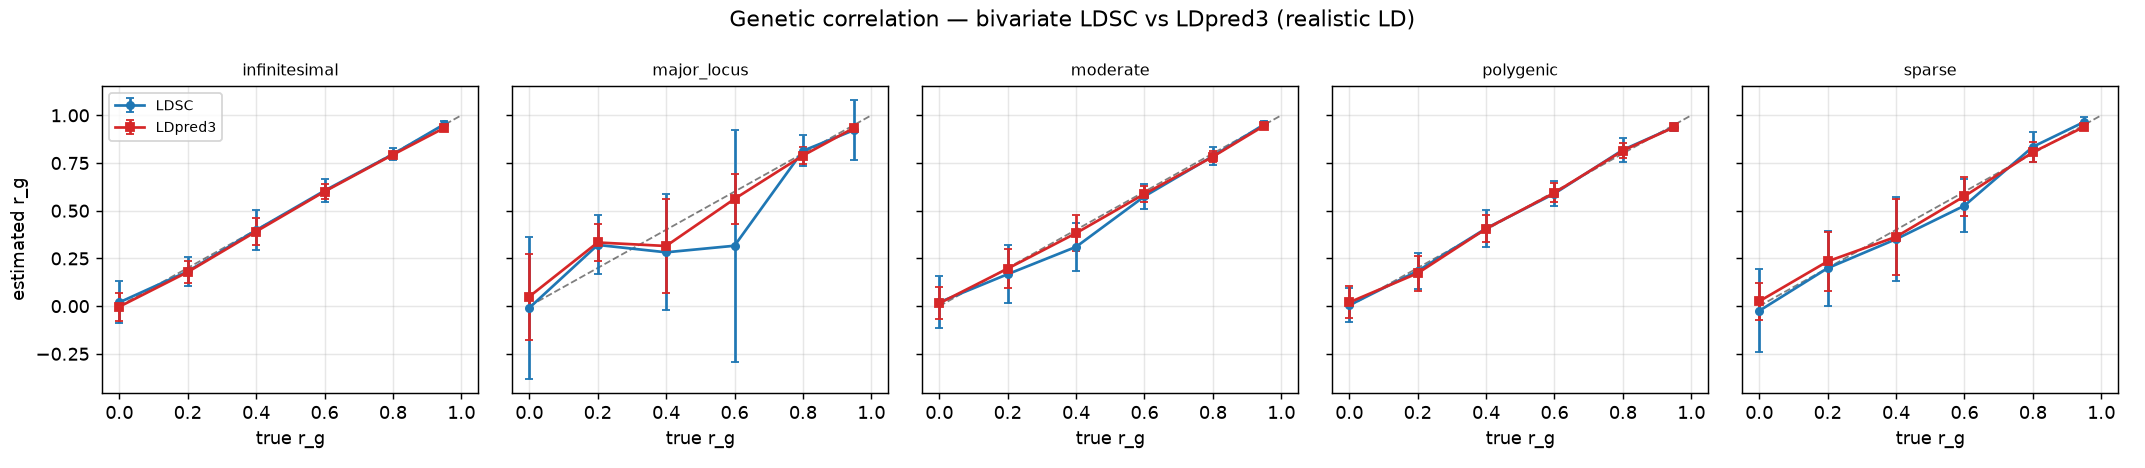

The Python source for this figure:
"""Genetic-correlation (rg) estimation across architectures — realistic LD.

For a sweep of true genetic correlations across several architectures, two
correlated traits are simulated (shared causal variants with bivariate-normal
effects of correlation rg), a GWAS is produced from the population LD, and rg is
estimated by **bivariate LDSC** (`ldsc_rg`) and **bivariate LDpred3**
(`ldpred3_auto_bivariate_blocks`) against the truth. Both fit an LD estimated from
a finite **reference panel** (the dominant real-world error).

The LD is **realistic and non-repeating**: each of the ``NB`` blocks is its own
coalescent-with-recombination segment (`simulate_genotypes_by_mutation_rate`), so
no block is a copy of another — unlike a small tiled LD library. The population
block correlations are built once and cached on disk; the reference panel is a
fresh finite resample each replicate.

Extensive by default: five architectures × six rg × ten reps. Parallelise by
passing a comma-separated ``ARCH`` subset and an ``OUT`` basename to separate
workers. Needs ``msprime``.

    OPENBLAS_NUM_THREADS=1 OMP_NUM_THREADS=1 python benchmarks/rg_architectures.py
"""
import os
import sys
import csv
import time
import resource

import numpy as np

sys.path.insert(0, os.path.dirname(os.path.dirname(os.path.abspath(__file__))))
from ldpred3 import ld_scores                                            # noqa: E402
from bipred import ldsc_rg, ldpred3_auto_bivariate_blocks                # noqa: E402
from ldpred3.simulate import simulate_genotypes_by_mutation_rate          # noqa: E402

HERE = os.path.dirname(os.path.abspath(__file__))
CACHE = os.path.join(HERE, ".rg_cache")
NB = int(os.environ.get("NB", "25"))  # unique coalescent blocks (env-configurable)
K = int(os.environ.get("K", "200"))   # SNPs per block; m = NB * K
M = NB * K
N_POP = 10000                         # sample for the "population" block LD
NREF = 4000                           # reference-panel size (finite, noisy)
N1, N2 = 50000, 20000                 # per-trait GWAS sizes
H2 = 0.5
SEG_LEN = float(os.environ.get("SEG_LEN", "0.6e6"))    # per-segment length
MUT_RATE = float(os.environ.get("MUT_RATE", "4e-8"))   # SNP density (raise for
#                                                        larger K per block -> larger m)
SHRINK = 0.05                         # ref-LD shrinkage toward I (sampler stability)
REPS = int(os.environ.get("REPS", "10"))
RGS = [0.0, 0.2, 0.4, 0.6, 0.8, 0.95]
ARCHS = {                             # name -> causal fraction (major_locus special)
    "infinitesimal": 1.0,
    "sparse":        0.01,
    "moderate":      0.05,
    "polygenic":     0.2,
    "major_locus":   0.02,
}
IDX = [np.arange(b * K, (b + 1) * K) for b in range(NB)]


def _build_segment(b):
    """One coalescent block's population correlation ``R`` + Cholesky ``C``.

    Cached on disk **per segment** (keyed by its seed, ``K``, ``N_POP``, segment
    length and mutation rate), so the expensive msprime simulation runs once per
    segment ever: a smaller ``NB`` just uses the first few cached segments and a
    larger ``NB`` reuses those and simulates only the new ones. Raise ``MUT_RATE``
    (denser segments) to afford a larger ``K`` per block -> larger ``m``.
    """
    path = os.path.join(CACHE, f"seg{b + 1}_k{K}_npop{N_POP}_seg{int(SEG_LEN)}"
                               f"_mu{MUT_RATE:g}.npz")
    if os.path.exists(path):
        d = np.load(path)
        return d["R"], d["C"]
    mut = MUT_RATE
    for _ in range(4):
        G = simulate_genotypes_by_mutation_rate(N_POP, SEG_LEN, mut_rate=mut,
                                                min_maf=0.02, seed=b + 1)
        if G.shape[1] >= K:
            break
        mut *= 1.6
    if G.shape[1] < K:
        raise ValueError(f"segment {b} has only {G.shape[1]} SNPs (< K={K}); "
                         "raise MUT_RATE or SEG_LEN")
    G = G[:, :K].astype(np.float64)
    Z = (G - G.mean(0)) / G.std(0)
    R = ((Z.T @ Z) / N_POP).astype(np.float64)
    C = np.linalg.cholesky(R + 1e-4 * np.eye(K))
    tmp = path.replace(".npz", f".tmp{os.getpid()}.npz")   # savez keeps a .npz name
    np.savez(tmp, R=R, C=C)
    os.replace(tmp, path)
    return R, C


def _build_pop():
    """``NB`` unique coalescent block correlations + their Cholesky factors.

    Each block is an independent msprime segment trimmed to ``K`` SNPs, so the
    genome is realistic LD with no repeated blocks. Segments are cached
    individually (see :func:`_build_segment`), so varying ``NB`` reuses them.
    """
    os.makedirs(CACHE, exist_ok=True)
    Rs, Cs = [], []
    for b in range(NB):
        R, C = _build_segment(b)
        Rs.append(R)
        Cs.append(C)
    return Rs, Cs


POP_R, POP_C = _build_pop()


_REF_CACHE = {}


def ref_panel(rep):
    """A finite reference panel for one replicate: per-block noisy LD + LD scores
    (latent-Gaussian resample of the population LD, shrunk toward I).

    Memoised by ``rep``: the panel depends only on the replicate (seed
    ``90000 + rep``), not on the architecture or rg, so the same panels are reused
    across every cell of the sweep instead of being rebuilt once per cell — 10
    builds for the default 5×6×10 grid rather than 300. Consumers treat the LD as
    read-only, so sharing one copy is safe."""
    cached = _REF_CACHE.get(rep)
    if cached is not None:
        return cached
    rng = np.random.default_rng(90000 + rep)
    ref = []
    for b in range(NB):
        Z = rng.standard_normal((NREF, K)) @ POP_C[b].T
        Z = (Z - Z.mean(0)) / Z.std(0)
        Rr = (1 - SHRINK) * ((Z.T @ Z) / NREF) + SHRINK * np.eye(K)
        ref.append((Rr.astype(np.float32), IDX[b]))
    _REF_CACHE[rep] = (ref, ld_scores(ref, n_ref=NREF))
    return _REF_CACHE[rep]


def gv(a, b):
    return sum(a[ix] @ (POP_R[i] @ b[ix]) for i, ix in enumerate(IDX))


def sim_effects(arch, rg, rng, p=None):
    """Two traits: shared causal set, bivariate-normal effects of correlation rg,
    each scaled to h²=``H2`` under the population LD.

    ``p`` overrides the architecture's causal fraction (for a polygenicity sweep);
    ``None`` uses ``ARCHS[arch]``."""
    L = np.linalg.cholesky([[1.0, rg], [rg, 1.0]])
    b1 = np.zeros(M)
    b2 = np.zeros(M)
    if p is None:
        p = ARCHS[arch]
    if arch == "infinitesimal":
        c = np.ones(M, bool)
    else:
        c = rng.random(M) < p
    if not c.any():
        c[rng.integers(M)] = True
    raw = L @ rng.standard_normal((2, int(c.sum())))
    b1[c] = raw[0]
    b2[c] = raw[1]
    if arch == "major_locus":                     # a few large shared effects
        maj = rng.choice(M, 3, replace=False)
        rawm = (L @ rng.standard_normal((2, 3))) * 4.0
        b1[maj] = rawm[0]
        b2[maj] = rawm[1]
    b1 *= np.sqrt(H2 / gv(b1, b1))
    b2 *= np.sqrt(H2 / gv(b2, b2))
    return b1, b2


def sumstats_pair(b1, b2, n1, n2, rng, rho_e=0.0):
    """Both traits' marginal GWAS from the population LD. ``rho_e`` correlates the
    two traits' sampling noise (the effect of overlapping GWAS samples); the main
    sweep here uses ``rho_e=0`` (disjoint samples), while ``sample_overlap.py`` /
    ``overlap_estimation.py`` reuse this helper with ``rho_e>0``."""
    bh1 = np.empty(M)
    bh2 = np.empty(M)
    for i, ix in enumerate(IDX):
        u1 = rng.standard_normal(K)
        u2 = (rho_e * u1 + np.sqrt(1 - rho_e ** 2) * rng.standard_normal(K)
              if rho_e else rng.standard_normal(K))
        bh1[ix] = POP_R[i] @ b1[ix] + (POP_C[i] @ u1) / np.sqrt(n1)
        bh2[ix] = POP_R[i] @ b2[ix] + (POP_C[i] @ u2) / np.sqrt(n2)
    return bh1, bh2


def run_cell(arch, rg, base_seed):
    ld, bp, t_ld, t_bp = [], [], [], []
    for rep in range(REPS):
        ref, ell = ref_panel(rep)
        rng = np.random.default_rng(base_seed + rep)
        b1, b2 = sim_effects(arch, rg, rng)
        bh1, bh2 = sumstats_pair(b1, b2, N1, N2, rng)
        t0 = time.perf_counter()
        ld.append(ldsc_rg(bh1, bh2, ell, N1, N2, n_blocks=NB).rg)
        t_ld.append(time.perf_counter() - t0)
        t0 = time.perf_counter()
        bp.append(ldpred3_auto_bivariate_blocks(ref, bh1, bh2, N1, N2, burn_in=150,
                                                num_iter=180, seed=rep).rg)
        t_bp.append(time.perf_counter() - t0)
    return (np.array(ld, float), np.array(bp, float),
            float(np.mean(t_ld)), float(np.mean(t_bp)))


def _warmup():
    """Trigger the bivariate sampler's Numba compilation once so the reported
    per-fit times are steady-state, not first-call JIT overhead."""
    rng = np.random.default_rng(0)
    ref, _ = ref_panel(0)
    b1, b2 = sim_effects("polygenic", 0.5, rng)
    bh1, bh2 = sumstats_pair(b1, b2, N1, N2, rng)
    ldpred3_auto_bivariate_blocks(ref, bh1, bh2, N1, N2, burn_in=5, num_iter=5)


def _write_csv(csv_path, rows):
    with open(csv_path, "w", newline="") as fh:
        w = csv.DictWriter(fh, fieldnames=list(rows[0].keys()))
        w.writeheader()
        w.writerows(rows)


def _summarise_cell(arch, rg, ld, bp, t_ld, t_bp):
    """One CSV row for a cell. LDSC's rg = rho_g / sqrt(h2_1 h2_2) diverges when a
    marginal h2 estimate is ~0 (its documented failure mode); those reps are
    counted as failures and only the in-range ones are summarised."""
    ok = np.isfinite(ld) & (np.abs(ld) <= 1.5)
    ldv = ld[ok]
    return {"arch": arch, "rg_true": rg,
            "ldsc_rg": round(float(np.mean(ldv)), 4) if ldv.size else "",
            "ldsc_sd": round(float(np.std(ldv)), 4) if ldv.size else "",
            "ldsc_fail": int((~ok).sum()),
            "ldpred3_rg": round(float(np.mean(bp)), 4),
            "ldpred3_sd": round(float(np.std(bp)), 4),
            "ldsc_t": round(t_ld, 4), "ldpred3_t": round(t_bp, 3)}


def main():
    only_arch = os.environ.get("ARCH")
    archs = only_arch.split(",") if only_arch else list(ARCHS)
    all_archs = list(ARCHS)
    base = os.environ.get("OUT", "rg_architectures")
    csv_path = os.path.join(HERE, base + ".csv")
    rows = []
    print(f"Genetic correlation across architectures — realistic non-repeating LD "
          f"(m={M}, {NB} unique coalescent blocks, Nref={NREF}, N1={N1}/N2={N2}, "
          f"{REPS} reps)\n", flush=True)
    _warmup()
    t0 = time.time()
    for arch in archs:
        ai = all_archs.index(arch)
        for ri, rg in enumerate(RGS):
            ld, bp, t_ld, t_bp = run_cell(arch, rg, base_seed=700 + 100 * ai + 10 * ri)
            r = _summarise_cell(arch, rg, ld, bp, t_ld, t_bp)
            rows.append(r)
            fail = f" [{r['ldsc_fail']} fail]" if r["ldsc_fail"] else ""
            print(f"  {arch:>13} rg={rg:>4} | LDSC {r['ldsc_rg']:>6}±{r['ldsc_sd']:<5}{fail}"
                  f" | LDpred3 {r['ldpred3_rg']:>6}±{r['ldpred3_sd']:<5}"
                  f" | t: LDSC {r['ldsc_t']:.3f}s / LDpred3 {r['ldpred3_t']:.2f}s",
                  flush=True)
            _write_csv(csv_path, rows)          # checkpoint after every cell
    if not os.environ.get("OUT"):
        make_figure(rows)
    mem = resource.getrusage(resource.RUSAGE_SELF).ru_maxrss
    mem_gb = mem / 1e9 if sys.platform == "darwin" else mem / 1e6
    t_ld = np.mean([r["ldsc_t"] for r in rows])
    t_bp = np.mean([r["ldpred3_t"] for r in rows])
    print(f"\nmean time/fit: LDSC {t_ld*1000:.1f} ms, bivariate LDpred3 {t_bp:.2f} s "
          f"| peak RSS {mem_gb:.2f} GB", flush=True)
    print(f"wrote {csv_path}  ({time.time() - t0:.0f}s)")


def make_figure(rows):
    try:
        import matplotlib
        matplotlib.use("Agg")
        import matplotlib.pyplot as plt
    except ImportError:
        return
    archs = sorted({r["arch"] for r in rows})
    fig, axes = plt.subplots(1, len(archs), figsize=(3.3 * len(archs), 3.6),
                             sharex=True, sharey=True)
    if len(archs) == 1:
        axes = [axes]
    def num(v):
        return float(v) if v not in ("", None) else np.nan

    for ax, a in zip(axes, archs):
        rr = sorted([r for r in rows if r["arch"] == a], key=lambda r: float(r["rg_true"]))
        x = [float(r["rg_true"]) for r in rr]
        ax.plot([0, 1], [0, 1], ls="--", c="k", lw=1, alpha=.5)
        ax.errorbar(x, [num(r["ldsc_rg"]) for r in rr], [num(r["ldsc_sd"]) for r in rr],
                    fmt="o-", ms=4, capsize=2, label="LDSC", color="C0")
        ax.errorbar(x, [num(r["ldpred3_rg"]) for r in rr], [num(r["ldpred3_sd"]) for r in rr],
                    fmt="s-", ms=4, capsize=2, label="LDpred3", color="C3")
        ax.set_title(a, fontsize=9)
        ax.set_xlabel("true r_g")
        ax.grid(alpha=.3)
    axes[0].set_ylabel("estimated r_g")
    axes[0].legend(fontsize=8)
    fig.suptitle("Genetic correlation — bivariate LDSC vs LDpred3 (realistic LD)")
    fig.tight_layout()
    fig.savefig(os.path.join(HERE, "rg_architectures.png"), dpi=130)


if __name__ == "__main__":
    main()
